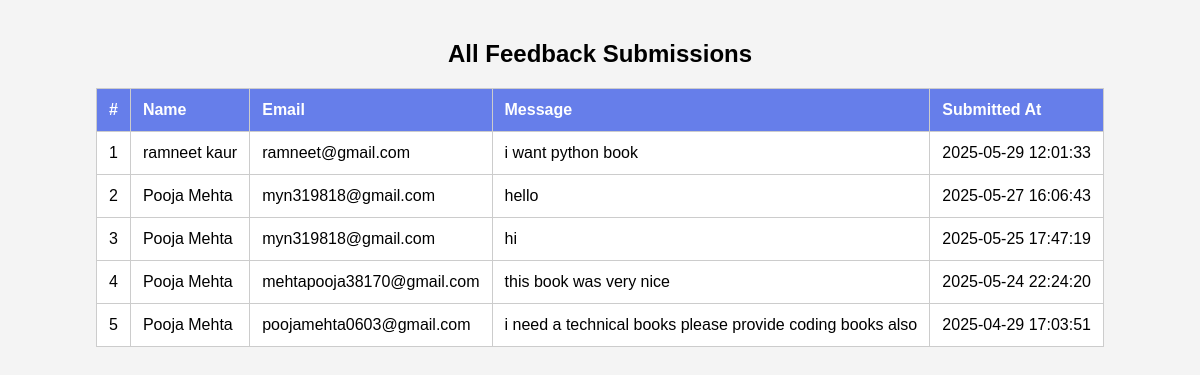
Page /admin_feedback.php on the committed database.
### tables this page shows
CREATE TABLE `feedback` (
  `id` int(11) NOT NULL,
  `name` varchar(100) NOT NULL,
  `email` varchar(100) NOT NULL,
  `message` text NOT NULL,
  `submitted_at` timestamp NOT NULL DEFAULT current_timestamp()
);

### admin_feedback.php (the view, shortened to what this page needs)
<?php
$host = "localhost";
$user = "root";
$password = "";
$dbname = "library_management";
$conn = new mysqli($host, $user, $password, $dbname);
$sql = "SELECT * FROM feedback ORDER BY submitted_at DESC";
$result = $conn->query($sql);
?>
<!DOCTYPE html>
<html>
<head>
</head>
<body>
<h2>All Feedback Submissions</h2>
<table>
    <tr>
        <th>#</th>
        <th>Name</th>
        <th>Email</th>
        <th>Message</th>
        <th>Submitted At</th>
    </tr>
    <?php
    if ($result->num_rows > 0) {
        $sn = 1;
        while($row = $result->fetch_assoc()) {
            echo "<tr>
                    <td>{$sn}</td>
                    <td>{$row['name']}</td>
                    <td>{$row['email']}</td>
                    <td>{$row['message']}</td>
                    <td>{$row['submitted_at']}</td>
                </tr>";
            $sn++;
        }
    } else {
        echo "<tr><td colspan='5'>No feedback found</td></tr>";
    }
    ?>
</table>
</body>
</html>

### admin_feedback.php (style rules this page uses)
body { font-family: Arial; margin: 40px; background: #f4f4f4; }
h2 { text-align: center; }
table { width: 90%; margin: 20px auto; border-collapse: collapse; background: white; }
th, td { border: 1px solid #ccc; padding: 12px; text-align: left; }
th { background: #667eea; color: white; }

### rows in the picture
feedback: name "ramneet kaur", email "ramneet@gmail.com", message "i want python book", submitted_at "2025-05-29 12:01:33"
feedback: name "Pooja Mehta", email "myn319818@gmail.com", message "hello", submitted_at "2025-05-27 16:06:43"
feedback: name "Pooja Mehta", email "myn319818@gmail.com", message "hi", submitted_at "2025-05-25 17:47:19"
feedback: name "Pooja Mehta", email "mehtapooja38170@gmail.com", message "this book was very nice", submitted_at "2025-05-24 22:24:20"
feedback: name "Pooja Mehta", email "poojamehta0603@gmail.com", message "i need a technical books please provide coding books also", submitted_at "2025-04-29 17:03:51"
